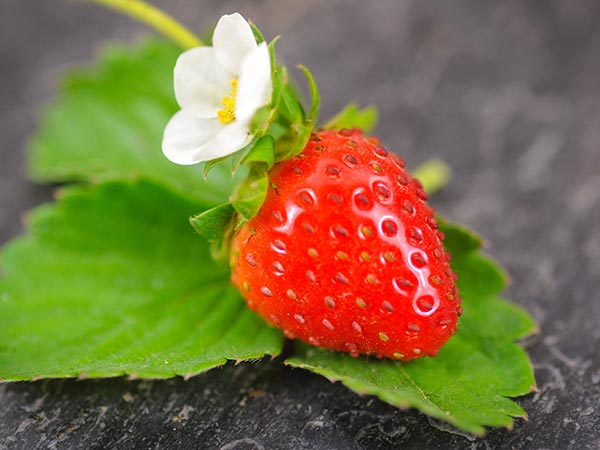
#> input picture berry.jpg, 600 x 450 px, found by its file name
$ python Detect_strawberry.py   (older library calls are emulated)
#> lines starting #> are read from the running program, lines starting #| are printed output that depends on the picture; after the words box and inside, x2 and y2 are one past the last pixel; in counts of white or black regions, pixels touching at a corner belong together
#> further down, image is the input picture: shape (450, 600, 3); mean B, G, R 66.6, 112.7, 124.5
import cv2
from matplotlib import pyplot as plt
import numpy as np
from math import sin, cos

green = (0, 255, 0)

def show(image):
    # fig size in inches
    plt.figure(figsize=(10, 10))
    plt.imshow(image, interpolation='nearest')


def overlay_mask(mask, image):
    #make mask RGB
    rgb_mask = cv2.cvtColor(mask, cv2.COLOR_GRAY2RGB)

    img = cv2.addWeighted(rgb_mask, 0.5, image, 0.5, 0)
    return img


def find_biggest_contour(image):

    # Copy to prevent modification
    image = image.copy()
    _, contours, hierarchy= cv2.findContours(image, cv2.RETR_LIST, cv2.CHAIN_APPROX_SIMPLE)

    # Isolate largest contour
    contour_sizes = [(cv2.contourArea(contour), contour) for contour in contours]
    biggest_contour = max(contour_sizes, key=lambda x: x[0])[1]

    mask = np.zeros(image.shape, np.uint8)
    cv2.drawContours(mask, [biggest_contour], -1, 255, -1)
    return biggest_contour, mask

def circle_contour(image, contour):
    # bounding ellipse
    image_with_ellipse = image.copy()
    ellipse = cv2.fitEllipse(contour)

    # add it
    cv2.ellipse(image_with_ellipse, ellipse, green, 2, cv2.LINE_AA)
    return image_with_ellipse

def findStrawberry(image):
    # covert image to color scheme we want
    image = cv2.cvtColor(image, cv2.COLOR_BGR2RGB)

    #Scaling our image
    dim_limit = max(image.shape)
#> dim_limit = 600
    scale = 700/dim_limit
#> scale = 1.17
    image = cv2.resize(image, None, fx=scale, fy=scale)
#> image: shape (525, 700, 3)

    # Cleaning our image [making it smooth]
    image_blurred = cv2.GaussianBlur(image, (7, 7), 0)
    image_blurred_hsv = cv2.cvtColor(image_blurred, cv2.COLOR_RGB2BGR)

    # HSV is for hue saturation value i.e. for filtering by intensity
    # now, filtering by color
    # defining redness color range
    min_red = np.array([0, 100, 80])
    max_red = np.array([10, 256, 256])

    mask1 = cv2.inRange(image_blurred_hsv, min_red, max_red)
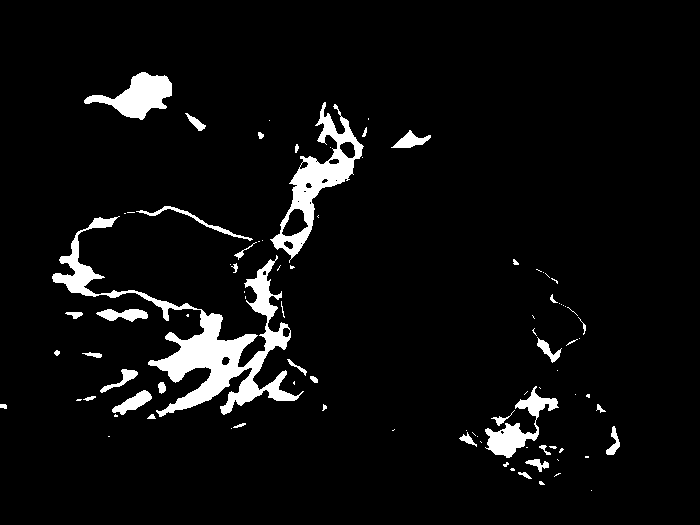
#> mask1: shape (525, 700); 5.5% white; 91 white regions (53 under 20 px), largest, box (x1, y1, x2, y2) and area: (52, 216, 304, 417) 9000, (270, 102, 364, 263) 3670, (84, 72, 172, 120) 1986

    #filtering by brightness
    min_red2 = np.array([170, 100, 80])
    max_red2 = np.array([180, 256, 256])

    mask2 = cv2.inRange(image_blurred_hsv, min_red2, max_red2)
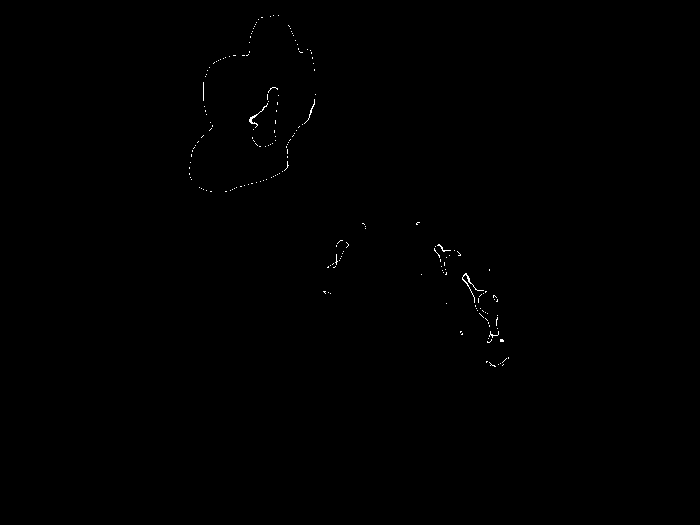
#> mask2: shape (525, 700); 0.17% white in thin lines or dots, all inside (x1, y1, x2, y2) = (189, 15, 509, 367)

    #combining both masks

    mask = mask1 + mask2

    # Segmentation - sepearting strawberry

    kernel = cv2.getStructuringElement(cv2.MORPH_ELLIPSE, (15, 15))
    mask_closed = cv2.morphologyEx(mask, cv2.MORPH_CLOSE, kernel)
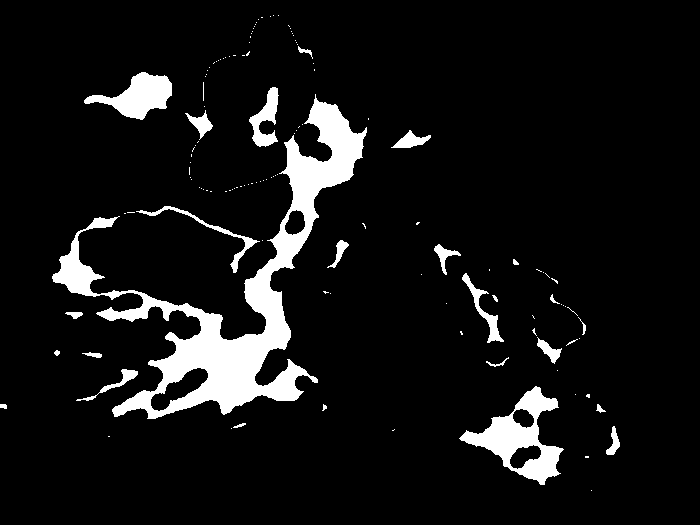
#> mask_closed: shape (525, 700); 8.1% white; 131 white regions (105 under 20 px), largest, box (x1, y1, x2, y2) and area: (52, 94, 367, 419) 19109, (459, 386, 564, 485) 3724, (84, 72, 172, 120) 2039
    mask_clean = cv2.morphologyEx(mask_closed, cv2.MORPH_OPEN, kernel)
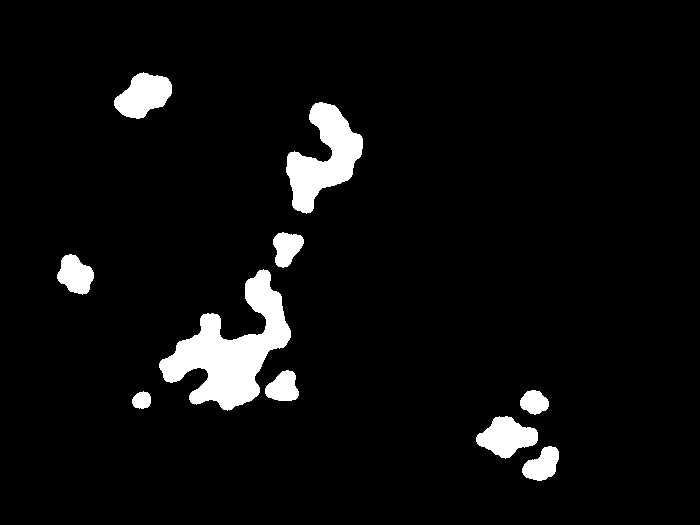
#> mask_clean: shape (525, 700); 5.3% white; 10 white regions

    # Find biggest Strawberry
    big_straw_contour, mask_straw = find_biggest_contour(mask_clean)
#> in find_biggest_contour, `_, contours, hierarchy= cv2.findContours(image, cv2.RETR_LIST, cv2.CHA..`: contours = 10 contours; largest, box (x1, y1, x2, y2) and area: (159, 269, 291, 411) 7565, (286, 102, 363, 214) 4098, (114, 72, 172, 119) 1694, (476, 416, 538, 459) 1543, (57, 254, 94, 295) 959
#> in find_biggest_contour, `contour_sizes = [(cv2.contourArea(contour), contour) for contour in co..`: contour_sizes = 10 items
#> in find_biggest_contour, `biggest_contour = max(contour_sizes, key=lambda x: x[0])[1]`: biggest_contour = contour of 270 points, box (x1, y1, x2, y2) (159, 269, 291, 411), area 7565
#> in find_biggest_contour, `cv2.drawContours(mask, [biggest_contour], -1, 255, -1)`:
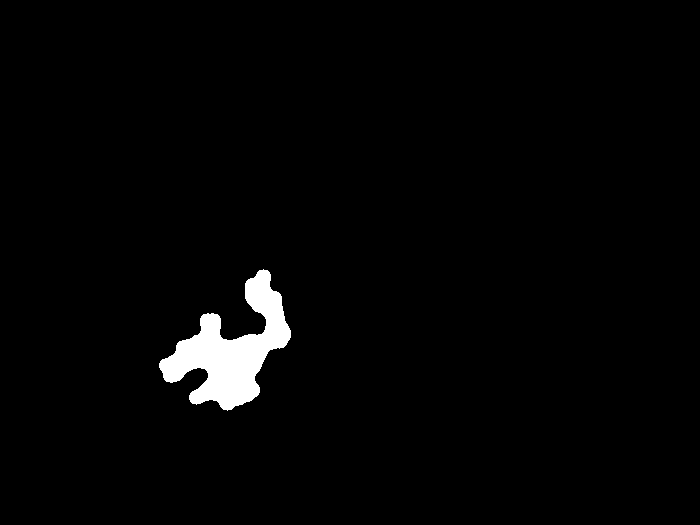
#> mask: shape (525, 700); 2.1% white; 1 white region, box (x1, y1, x2, y2) and area: (159, 269, 291, 411) 7829
#> big_straw_contour has the same summary as biggest_contour in find_biggest_contour

    # Overlay the masks that we created on image
    overlay = overlay_mask(mask_clean, image)
#> in overlay_mask, `rgb_mask = cv2.cvtColor(mask, cv2.COLOR_GRAY2RGB)`: rgb_mask: shape (525, 700, 3); 5.3% white; 10 white regions, largest, box (x1, y1, x2, y2) and area: (159, 269, 291, 411) 7829, (286, 102, 363, 214) 4260, (114, 72, 172, 119) 1767
#> in overlay_mask, `img = cv2.addWeighted(rgb_mask, 0.5, image, 0.5, 0)`:
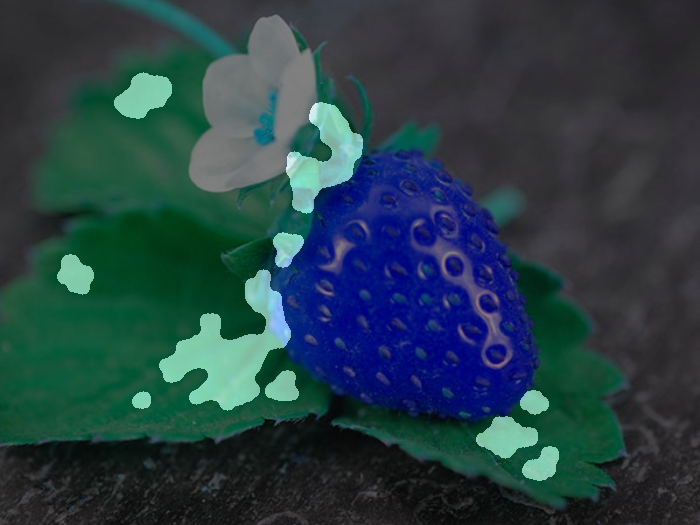
#> img: shape (525, 700, 3); mean B, G, R 69, 63.1, 40.1

    # Circle biggest strawberry
    circled = circle_contour(overlay, big_straw_contour)
#> in circle_contour, `ellipse = cv2.fitEllipse(contour)`: ellipse = ((228.9, 346.7), (91.48, 143.7), 37.27)
#> in circle_contour, `cv2.ellipse(image_with_ellipse, ellipse, green, 2, cv2.LINE_AA)`:
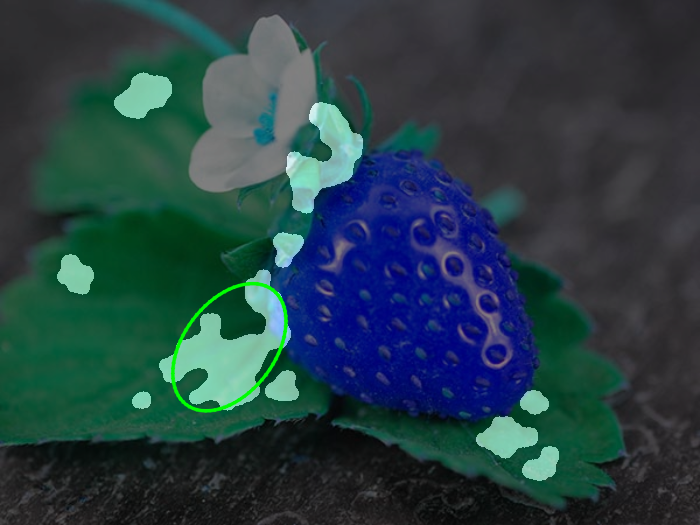
#> image_with_ellipse: shape (525, 700, 3); 0.51% of pixels changed, all inside (x1, y1, x2, y2) = (170, 281, 289, 413)

    show(circled)

    # Convert back to original color scheme

    bgr = cv2.cvtColor(circled, cv2.COLOR_RGB2BGR)

    return bgr


# Main function
#read image

image = cv2.imread('/mnt/Work/PycharmProjects/OpenCV_codes/berry.jpg')
result = findStrawberry(image)
# write new image
cv2.imwrite('/mnt/Work/PycharmProjects/OpenCV_codes/berry2.jpg', result)
